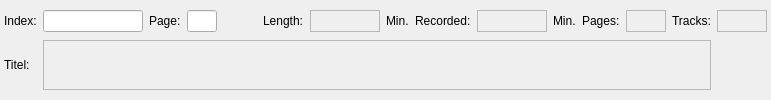
    <widget class="QFrame" name="groupHeader">
     <property name="frameShape">
      <enum>QFrame::NoFrame</enum>
     </property>
     <property name="frameShadow">
      <enum>QFrame::Plain</enum>
     </property>
     <property name="lineWidth">
      <number>1</number>
     </property>
     <layout class="QGridLayout" name="gridLayout">
      <property name="verticalSpacing">
       <number>2</number>
      </property>
      <property name="margin">
       <number>4</number>
      </property>
      <item row="0" column="0">
       <widget class="QLabel" name="label">
        <property name="text">
         <string>Index:</string>
        </property>
       </widget>
      </item>
      <item row="0" column="1">
       <layout class="QGridLayout">
        <property name="margin">
         <number>0</number>
        </property>
        <property name="spacing">
         <number>6</number>
        </property>
        <item row="0" column="4">
         <widget class="QLabel" name="label_3">
          <property name="text">
           <string>Length:</string>
          </property>
         </widget>
        </item>
        <item row="0" column="3">
         <spacer>
          <property name="orientation">
           <enum>Qt::Horizontal</enum>
          </property>
          <property name="sizeHint" stdset="0">
           <size>
            <width>40</width>
            <height>20</height>
           </size>
          </property>
         </spacer>
        </item>
        <item row="0" column="5">
         <widget class="QLabel" name="deviceLength">
          <property name="minimumSize">
           <size>
            <width>70</width>
            <height>0</height>
           </size>
          </property>
          <property name="frameShape">
           <enum>QFrame::StyledPanel</enum>
          </property>
          <property name="frameShadow">
           <enum>QFrame::Sunken</enum>
          </property>
          <property name="text">
           <string/>
          </property>
          <property name="alignment">
           <set>Qt::AlignRight|Qt::AlignTrailing|Qt::AlignVCenter</set>
          </property>
         </widget>
        </item>
        <item row="0" column="1">
         <widget class="QLabel" name="label_2">
          <property name="text">
           <string>Page:</string>
          </property>
         </widget>
        </item>
        <item row="0" column="10">
         <widget class="QLabel" name="label_8">
          <property name="text">
           <string>Min.</string>
          </property>
         </widget>
        </item>
        <item row="0" column="14">
         <widget class="QLabel" name="deviceTracks">
          <property name="minimumSize">
           <size>
            <width>50</width>
            <height>0</height>
           </size>
          </property>
          <property name="frameShape">
           <enum>QFrame::StyledPanel</enum>
          </property>
          <property name="frameShadow">
           <enum>QFrame::Sunken</enum>
          </property>
          <property name="text">
           <string/>
          </property>
          <property name="alignment">
           <set>Qt::AlignRight|Qt::AlignTrailing|Qt::AlignVCenter</set>
          </property>
         </widget>
        </item>
        <item row="0" column="6" colspan="2">
         <widget class="QLabel" name="label_4">
          <property name="text">
           <string>Min.</string>
          </property>
         </widget>
        </item>
        <item row="0" column="0">
         <widget class="QLineEdit" name="index">
          <property name="maximumSize">
           <size>
            <width>100</width>
            <height>16777215</height>
           </size>
          </property>
          <property name="maxLength">
           <number>6</number>
          </property>
         </widget>
        </item>
        <item row="0" column="2">
         <widget class="QLineEdit" name="page">
          <property name="minimumSize">
           <size>
            <width>30</width>
            <height>0</height>
           </size>
          </property>
          <property name="maximumSize">
           <size>
            <width>30</width>
            <height>16777215</height>
           </size>
          </property>
          <property name="maxLength">
           <number>3</number>
          </property>
          <property name="readOnly">
           <bool>false</bool>
          </property>
         </widget>
        </item>
        <item row="0" column="11">
         <widget class="QLabel" name="label_9">
          <property name="text">
           <string>Pages:</string>
          </property>
         </widget>
        </item>
        <item row="0" column="9">
         <widget class="QLabel" name="deviceRecorded">
          <property name="minimumSize">
           <size>
            <width>70</width>
            <height>0</height>
           </size>
          </property>
          <property name="frameShape">
           <enum>QFrame::StyledPanel</enum>
          </property>
          <property name="frameShadow">
           <enum>QFrame::Sunken</enum>
          </property>
          <property name="text">
           <string/>
          </property>
          <property name="alignment">
           <set>Qt::AlignRight|Qt::AlignTrailing|Qt::AlignVCenter</set>
          </property>
         </widget>
        </item>
        <item row="0" column="13">
         <widget class="QLabel" name="label_12">
          <property name="text">
           <string>Tracks:</string>
          </property>
         </widget>
        </item>
        <item row="0" column="12">
         <widget class="QLabel" name="devicePages">
          <property name="minimumSize">
           <size>
            <width>40</width>
            <height>0</height>
           </size>
          </property>
          <property name="frameShape">
           <enum>QFrame::StyledPanel</enum>
          </property>
          <property name="frameShadow">
           <enum>QFrame::Sunken</enum>
          </property>
          <property name="text">
           <string/>
          </property>
          <property name="alignment">
           <set>Qt::AlignRight|Qt::AlignTrailing|Qt::AlignVCenter</set>
          </property>
         </widget>
        </item>
        <item row="0" column="8">
         <widget class="QLabel" name="label_5">
          <property name="text">
           <string>Recorded:</string>
          </property>
         </widget>
        </item>
       </layout>
      </item>
      <item row="1" column="0">
       <widget class="QLabel" name="label_6">
        <property name="maximumSize">
         <size>
          <width>50</width>
          <height>16777215</height>
         </size>
        </property>
        <property name="text">
         <string>Titel:</string>
        </property>
       </widget>
      </item>
      <item row="1" column="1">
       <layout class="QHBoxLayout">
        <property name="spacing">
         <number>6</number>
        </property>
        <property name="margin">
         <number>0</number>
        </property>
        <item>
         <widget class="QLabel" name="deviceTitle">
          <property name="font">
           <font>
            <pointsize>10</pointsize>
            <weight>75</weight>
            <bold>true</bold>
           </font>
          </property>
          <property name="frameShape">
           <enum>QFrame::StyledPanel</enum>
          </property>
          <property name="frameShadow">
           <enum>QFrame::Sunken</enum>
          </property>
          <property name="text">
           <string/>
          </property>
          <property name="alignment">
           <set>Qt::AlignLeading|Qt::AlignLeft|Qt::AlignTop</set>
          </property>
          <property name="wordWrap">
           <bool>true</bool>
          </property>
         </widget>
        </item>
        <item>
         <widget class="QLabel" name="deviceIcon">
          <property name="sizePolicy">
           <sizepolicy hsizetype="Minimum" vsizetype="Minimum">
            <horstretch>0</horstretch>
            <verstretch>0</verstretch>
           </sizepolicy>
          </property>
          <property name="minimumSize">
           <size>
            <width>50</width>
            <height>50</height>
           </size>
          </property>
          <property name="maximumSize">
           <size>
            <width>50</width>
            <height>50</height>
           </size>
          </property>
          <property name="frameShape">
           <enum>QFrame::NoFrame</enum>
          </property>
          <property name="frameShadow">
           <enum>QFrame::Sunken</enum>
          </property>
          <property name="text">
           <string/>
          </property>
          <property name="pixmap">
           <pixmap resource="../resources.qrc">:/devices48/resources/tr48x48-0013.png</pixmap>
          </property>
          <property name="scaledContents">
           <bool>false</bool>
          </property>
          <property name="margin">
           <number>0</number>
          </property>
          <property name="indent">
           <number>-1</number>
          </property>
         </widget>
        </item>
       </layout>
      </item>
     </layout>
    </widget>
